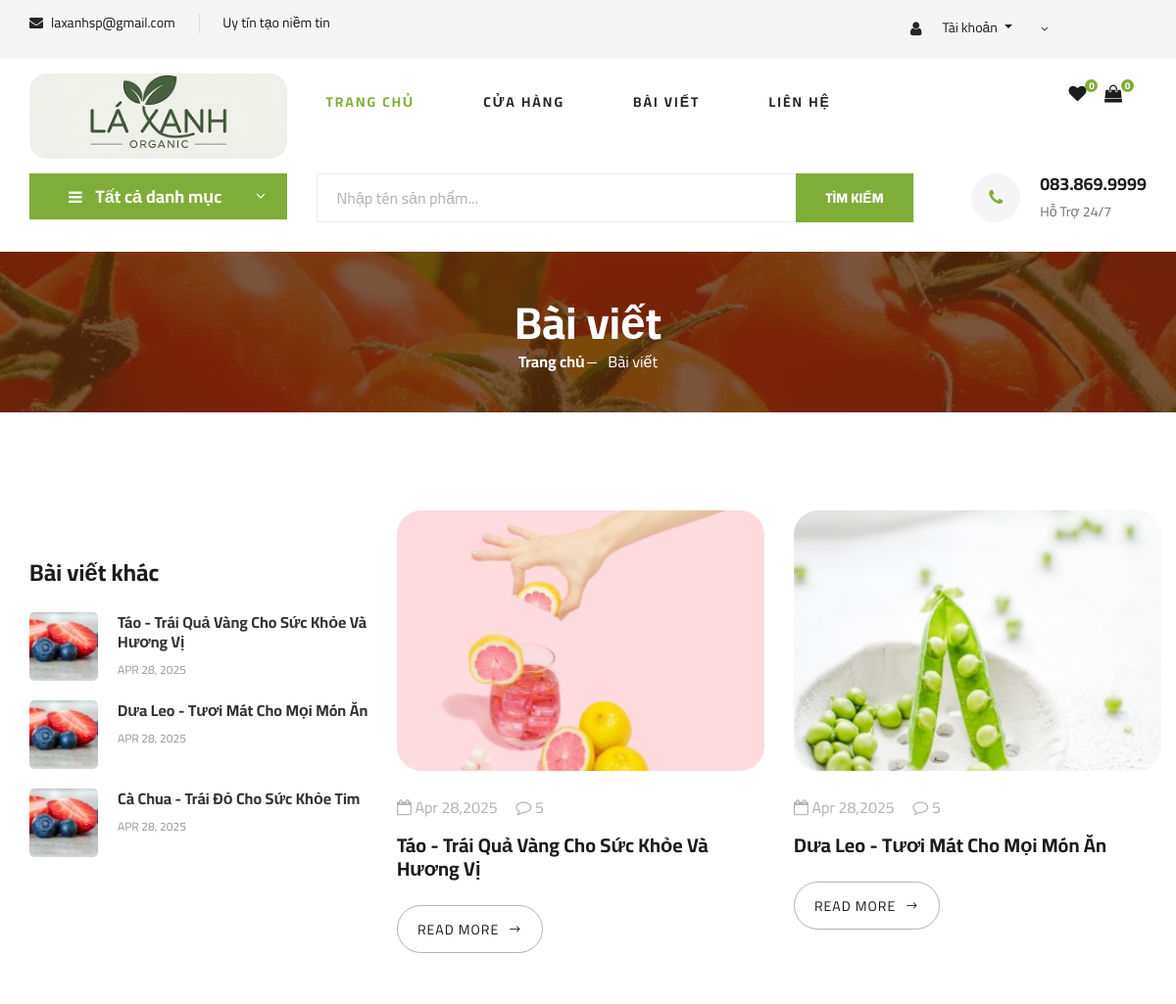
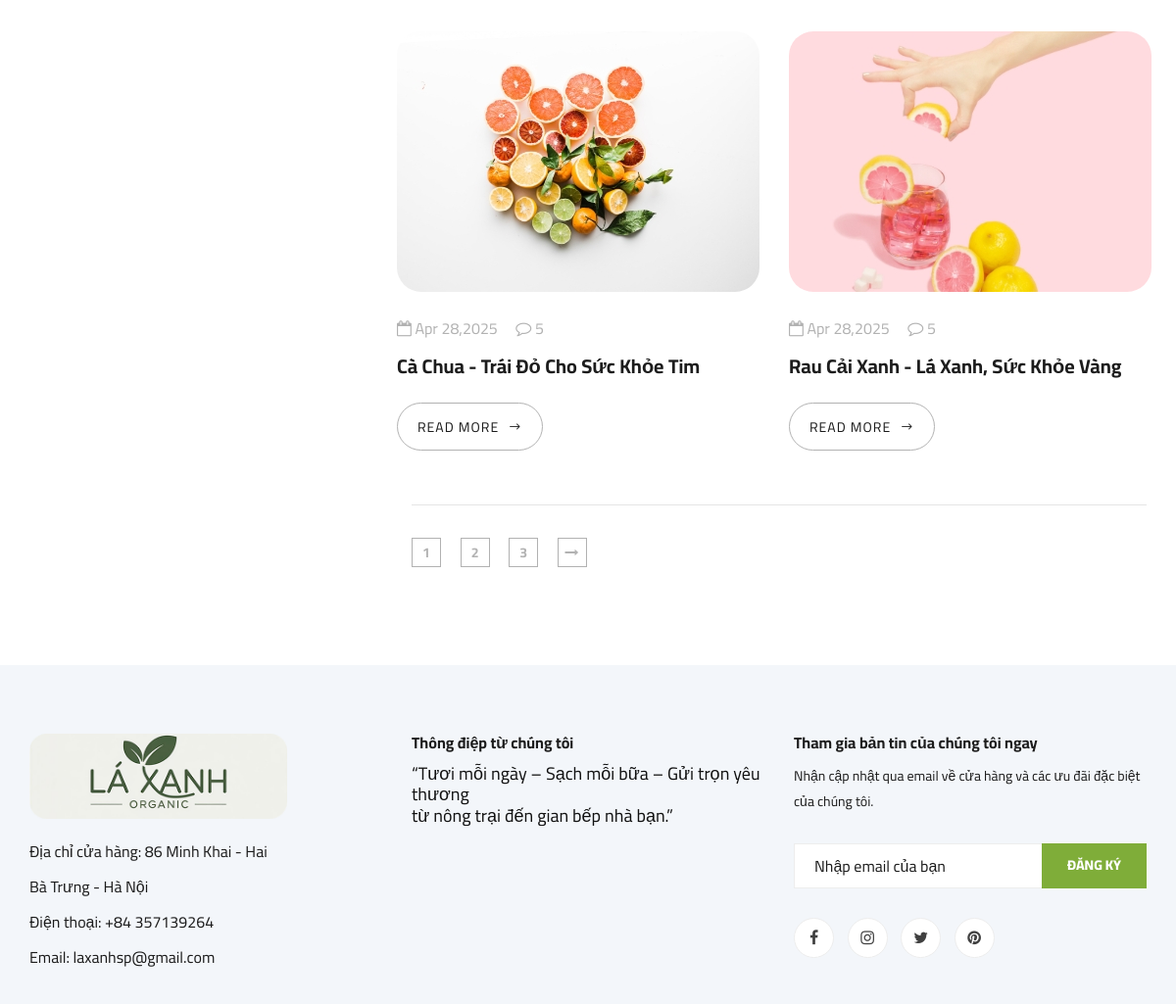
Page /User/blog.php on the committed database (2 pictures, top to bottom).
### tables this page shows
CREATE TABLE `blogs` (
  `id` int(11) NOT NULL,
  `title` varchar(255) NOT NULL,
  `content` text NOT NULL,
  `category_blog` varchar(255) DEFAULT NULL,
  `created_at` timestamp NOT NULL DEFAULT current_timestamp(),
  `image_url` varchar(255) DEFAULT NULL
);

### User/blog.php (the view, shortened to what the rows shown need)
<?php
include("control.php");
$get_data = new data_user();
?>
<!DOCTYPE html>
<html lang="zxx">
<head>
    <link href="https://cdn.jsdelivr.net/npm/summernote@0.8.18/dist/summernote.min.css" rel="stylesheet">
    <link rel="stylesheet" href="css/bootstrap.min.css" type="text/css">
    <link rel="stylesheet" href="css/font-awesome.min.css" type="text/css">
    <link rel="stylesheet" href="css/elegant-icons.css" type="text/css">
    <link rel="stylesheet" href="css/nice-select.css" type="text/css">
    <link rel="stylesheet" href="css/jquery-ui.min.css" type="text/css">
    <link rel="stylesheet" href="css/owl.carousel.min.css" type="text/css">
    <link rel="stylesheet" href="css/slicknav.min.css" type="text/css">
    <link rel="stylesheet" href="css/style.css" type="text/css">
</head>
<body>
    <section class="breadcrumb-section set-bg" data-setbg="img/breadcrumb.jpg">
        <div class="container">
            <div class="row">
                <div class="col-lg-12 text-center">
                    <div class="breadcrumb__text">
                        <h2>Bài viết</h2>
                    </div>
                </div>
            </div>
        </div>
    </section>
    <section class="blog spad">
        <div class="container">
            <div class="row">
                <div class="col-lg-4 col-md-5">
                    <div class="blog__sidebar">
                        <div class="blog__sidebar__item">
                            <div class="blog__sidebar__recent">
                                <?php
                                $recent_blogs = $get_data->select_blog_paginated(0, 3);
                                if (!empty($recent_blogs)) {
                                    foreach ($recent_blogs as $recent_blog) {
                                ?>
                                <a href="blog-details.php?id=<?php echo $recent_blog['id'] ?? '#'; ?>"
                                    class="blog__sidebar__recent__item">
                                    <div class="blog__sidebar__recent__item__pic">
                                        <?php
                                        $image = isset($recent_blog['image_url']) ? trim($recent_blog['image_url']) : '';
                                        $image_path = !empty($image) ? "../Admin/upload/" . htmlspecialchars($image) : 'img/blog/sidebar/sr-1.jpg';
                                        ?>
                                        <img src="<?php echo $image_path; ?>"
                                            alt="<?php echo htmlspecialchars($recent_blog['title'] ?? ''); ?>"
                                            onerror="this.src='img/blog/sidebar/sr-1.jpg'">
                                    </div>
                                    <div class="blog__sidebar__recent__item__text">
                                        <h6><?php echo htmlspecialchars($recent_blog['title'] ?? 'Bài viết mẫu'); ?></h6>
                                        <span><?php echo isset($recent_blog['created_at']) ? date('M d, Y', strtotime($recent_blog['created_at'])) : 'MAR 05, 2019'; ?></span>
                                    </div>
                                </a>
                                <?php
                                    }
                                } else {
                                    echo '<p>Không có bài viết nào.</p>';
                                }
                                ?>
                            </div>
                        </div>
                    </div>
                </div>
                <div class="col-lg-8 col-md-7">
                    <?php
                    $per_page = 4;
                    $page = isset($_GET['page']) ? max(1, intval($_GET['page'])) : 1;
                    $offset = ($page - 1) * $per_page;
                    $blogs = $get_data->select_blog_paginated($offset, $per_page);
                    ?>
                    <div class="row">
                        <?php if (!empty($blogs)): ?>
                        <?php foreach ($blogs as $index => $blog): ?>
                        <?php if ($index % 2 == 0): ?>
                        <div class="row mb-4">
                            <?php endif; ?>
                            <div class="col-lg-6 col-md-6 col-sm-6">
                                <div class="blog__item">
                                    <div class="blog__item__pic">
                                        <?php
                                        $image = isset($blog['image_url']) ? trim($blog['image_url']) : '';
                                        $image_path = !empty($image) ? "../Admin/upload/" . htmlspecialchars($image) : 'img/blog/blog-' . (($index % 3) + 1) . '.jpg';
                                        ?>
                                        <img src="<?php echo $image_path; ?>"
                                            alt="<?php echo htmlspecialchars($blog['title'] ?? ''); ?>"
                                            style="width: 370px; height: 266px; object-fit: cover;"
                                            onerror="this.src='img/blog/blog-<?php echo ($index % 3) + 1; ?>.jpg' ">
                                    </div>
                                    <div class="blog__item__text">
                                        <ul>
                                            <li><i class="fa fa-calendar-o"></i>
                                                <?php echo isset($blog['created_at']) ? date('M j,Y', strtotime($blog['created_at'])) : 'May 4,2019'; ?>
                                            </li>
                                            <li><i class="fa fa-comment-o"></i> 5</li>
                                        </ul>
                                        <h5>
                                            <a href="blog-detail.php?id=<?php echo $blog['id'] ?? '#'; ?>">
                                                <?php echo htmlspecialchars($blog['title'] ?? '6 ways to prepare breakfast for 30'); ?>
                                            </a>
                                        </h5>
                                        <a href="blog-details.php?id=<?php echo $blog['id'] ?? '#'; ?>"
                                            class="blog__btn">
                                            READ MORE <span class="arrow_right"></span>
                                        </a>
                                    </div>
                                </div>
                            </div>
                            <?php if ($index % 2 == 1 || $index == count($blogs) - 1): ?>
                        </div>
                        <?php endif; ?>
                        <?php endforeach; ?>
                        <?php else: ?>
                        <div class="col-12">
                            <div class="alert alert-warning">Không có bài viết nào hoặc có lỗi xảy ra.</div>
                        </div>
                        <?php endif; ?>
                    </div>
                </div>
            </div>
        </div>
    </section>
</body>
</html>

### rows in the picture
blogs: title "Táo - Trái Quả Vàng Cho Sức Khỏe Và Hương Vị", created_at "APR 28, 2025", created_at "Apr 28,2025"
blogs: title "Dưa Leo - Tươi Mát Cho Mọi Món Ăn", created_at "APR 28, 2025", shows a picture, created_at "Apr 28,2025"
blogs: title "Cà Chua - Trái Đỏ Cho Sức Khỏe Tim", created_at "APR 28, 2025", shows a picture, created_at "Apr 28,2025"
blogs: created_at "Apr 28,2025", title "Rau Cải Xanh - Lá Xanh, Sức Khỏe Vàng"

### other values in the picture
$count "0"
